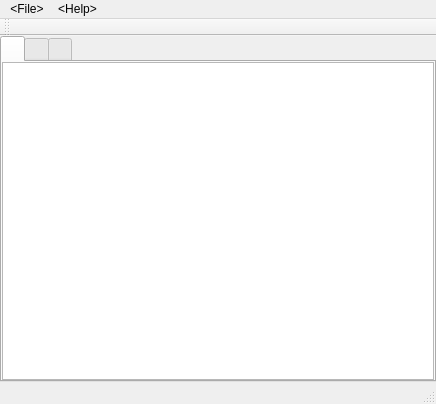
<?xml version="1.0" encoding="UTF-8"?>
<ui version="4.0">
 <class>MainWindow</class>
 <widget class="QMainWindow" name="MainWindow">
  <property name="geometry">
   <rect>
    <x>0</x>
    <y>0</y>
    <width>436</width>
    <height>404</height>
   </rect>
  </property>
  <property name="windowTitle">
   <string>MainWindow</string>
  </property>
  <widget class="QWidget" name="centralWidget">
   <layout class="QVBoxLayout" name="verticalLayout">
    <property name="leftMargin">
     <number>0</number>
    </property>
    <property name="topMargin">
     <number>0</number>
    </property>
    <property name="rightMargin">
     <number>0</number>
    </property>
    <property name="bottomMargin">
     <number>0</number>
    </property>
    <item>
     <widget class="QTabWidget" name="tabWidget">
      <property name="currentIndex">
       <number>0</number>
      </property>
      <widget class="QWidget" name="tab_levels">
       <attribute name="title">
        <string>&lt;Levels&gt;</string>
       </attribute>
       <layout class="QVBoxLayout" name="verticalLayout_2">
        <property name="leftMargin">
         <number>0</number>
        </property>
        <property name="topMargin">
         <number>0</number>
        </property>
        <property name="rightMargin">
         <number>0</number>
        </property>
        <property name="bottomMargin">
         <number>0</number>
        </property>
        <item>
         <widget class="QTreeView" name="levelList">
          <property name="sizePolicy">
           <sizepolicy hsizetype="Expanding" vsizetype="Expanding">
            <horstretch>0</horstretch>
            <verstretch>0</verstretch>
           </sizepolicy>
          </property>
          <property name="editTriggers">
           <set>QAbstractItemView::NoEditTriggers</set>
          </property>
          <attribute name="headerVisible">
           <bool>false</bool>
          </attribute>
         </widget>
        </item>
       </layout>
      </widget>
      <widget class="QWidget" name="tab_tilesets">
       <attribute name="title">
        <string>&lt;Tilesets&gt;</string>
       </attribute>
       <layout class="QVBoxLayout" name="verticalLayout_3">
        <property name="leftMargin">
         <number>0</number>
        </property>
        <property name="topMargin">
         <number>0</number>
        </property>
        <property name="rightMargin">
         <number>0</number>
        </property>
        <property name="bottomMargin">
         <number>0</number>
        </property>
        <item>
         <widget class="QTreeView" name="tilesetView">
          <property name="editTriggers">
           <set>QAbstractItemView::NoEditTriggers</set>
          </property>
          <property name="headerHidden">
           <bool>true</bool>
          </property>
         </widget>
        </item>
       </layout>
      </widget>
      <widget class="QWidget" name="tab_settings">
       <attribute name="title">
        <string>&lt;Settings&gt;</string>
       </attribute>
       <layout class="QVBoxLayout" name="verticalLayout_5">
        <item>
         <layout class="QVBoxLayout" name="verticalLayout_4">
          <item>
           <widget class="QLabel" name="languagesLabel">
            <property name="text">
             <string>&lt;Languages&gt;</string>
            </property>
           </widget>
          </item>
          <item>
           <widget class="QListWidget" name="languageSelector"/>
          </item>
          <item>
           <widget class="QPushButton" name="updateSpriteData">
            <property name="text">
             <string>&lt;UpdateSpritedata&gt;</string>
            </property>
           </widget>
          </item>
         </layout>
        </item>
       </layout>
      </widget>
     </widget>
    </item>
   </layout>
  </widget>
  <widget class="QMenuBar" name="menuBar">
   <property name="geometry">
    <rect>
     <x>0</x>
     <y>0</y>
     <width>436</width>
     <height>21</height>
    </rect>
   </property>
   <widget class="QMenu" name="menuFile">
    <property name="title">
     <string>&lt;File&gt;</string>
    </property>
    <addaction name="actionLoadUnpackedROMFS"/>
    <addaction name="actionDebug_test"/>
   </widget>
   <widget class="QMenu" name="menuHelp">
    <property name="title">
     <string>&lt;Help&gt;</string>
    </property>
    <addaction name="actionAbout"/>
   </widget>
   <addaction name="menuFile"/>
   <addaction name="menuHelp"/>
  </widget>
  <widget class="QToolBar" name="mainToolBar">
   <attribute name="toolBarArea">
    <enum>TopToolBarArea</enum>
   </attribute>
   <attribute name="toolBarBreak">
    <bool>false</bool>
   </attribute>
  </widget>
  <widget class="QStatusBar" name="statusBar"/>
  <action name="actionLoadUnpackedROMFS">
   <property name="text">
    <string>&lt;Load unpacked ROMFS&gt;</string>
   </property>
  </action>
  <action name="actionAbout">
   <property name="text">
    <string>&lt;About CoinKiller&gt;</string>
   </property>
  </action>
  <action name="actionDebug_test">
   <property name="text">
    <string>debug/test</string>
   </property>
  </action>
  <action name="actionOpen_From_File">
   <property name="text">
    <string>Open From File</string>
   </property>
  </action>
 </widget>
 <layoutdefault spacing="6" margin="11"/>
 <resources/>
 <connections/>
</ui>
